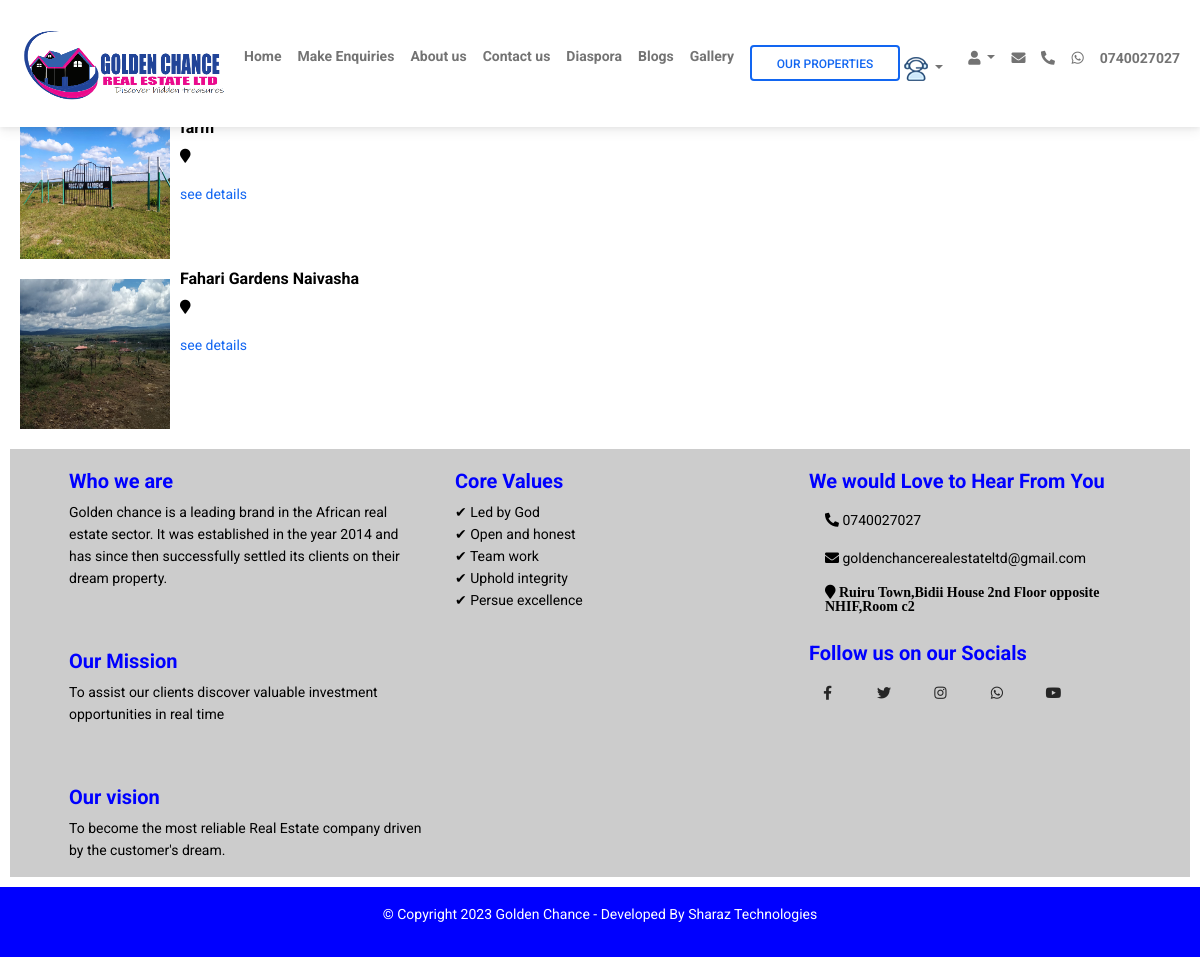
Page /Site/services/property.php on the earlier database version.
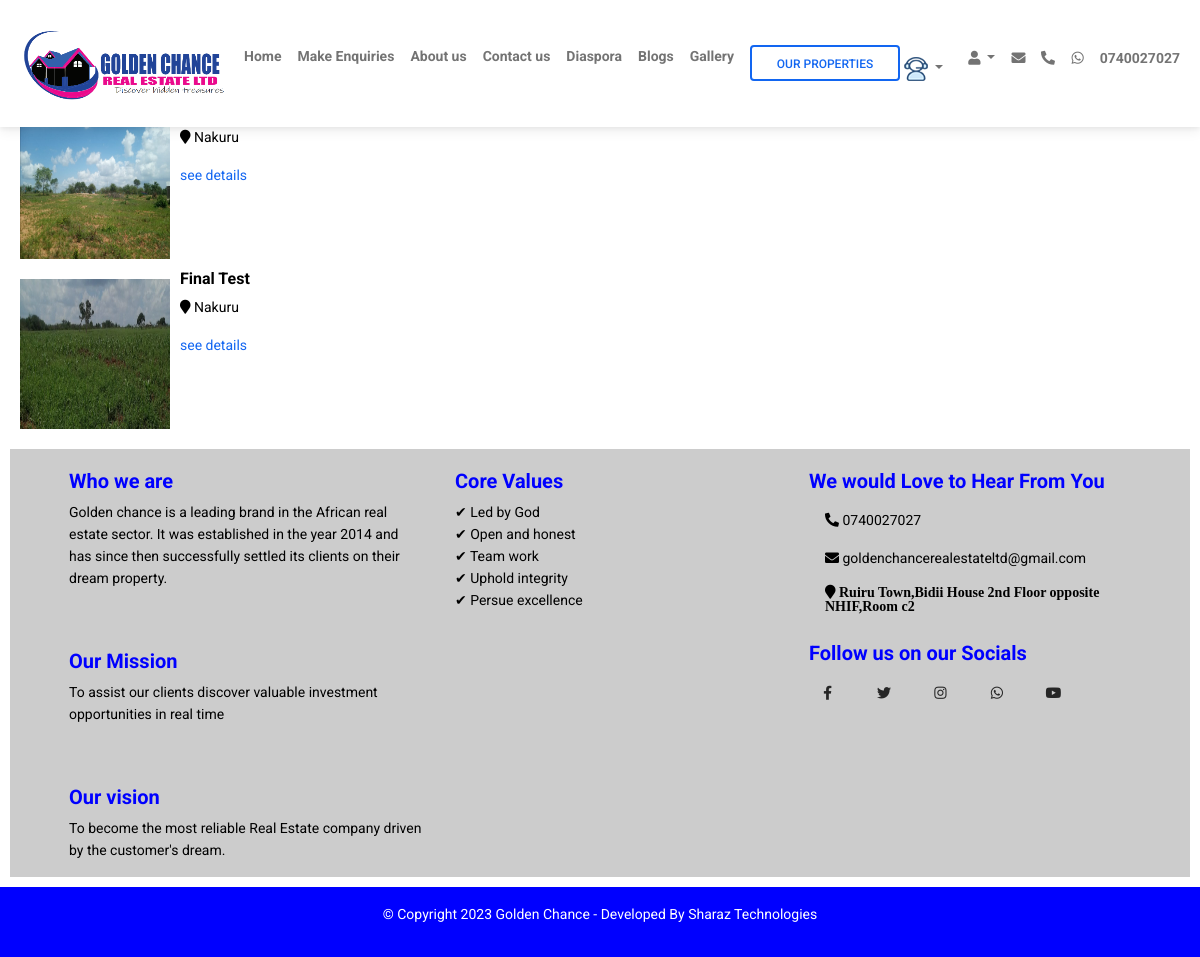
Same page on the later database version.
### tables this page shows
CREATE TABLE `products` (
  `id` int(11) NOT NULL,
  `productname` varchar(100) NOT NULL,
  `price` int(100) NOT NULL,
  `productinfo` varchar(100) NOT NULL,
  `productimage` varchar(100) NOT NULL,
  `ext` varchar(100) NOT NULL,
  `category` varchar(100) NOT NULL,
  `products` varchar(100) NOT NULL,
  `code` varchar(100) NOT NULL,
  `location` varchar(100) NOT NULL,
  `size` varchar(100) NOT NULL,
  `Date` date NOT NULL,
  `Time` time(1) NOT NULL
);

### Site/services/property.php (the view, shortened to what this page needs)
<!DOCTYPE html>
<html lang="en">
  <head>
    <link
      rel="stylesheet"
      href="https://use.fontawesome.com/releases/v5.15.2/css/all.css"
    />
    <link href="https://cdn.jsdelivr.net/npm/bootstrap@5.0.2/dist/css/bootstrap.min.css" rel="stylesheet">
    <link href="../css/cart.css" type="text/css" rel="stylesheet" />
    <link rel="stylesheet" href="../css/styles.css" />
    <link rel="stylesheet" href="../css/extrastyles.css" />
    <link rel="stylesheet" href="../php/Admin/css/admin.css" />
  </head>
  <body>
    <header>
      <?php require_once '../php/includes/header2.php'; ?>
    </header>
    <main class="mt-5">
    <br>
              <div class="more-properties">
                  <h5 style="color:black; font-weight:bold;">MORE PROPERTIES</h5>
                  <?php
                    require_once '../php/includes/config.php';
                    $sql="SELECT * FROM products order by id DESC LIMIT 2";
                    $stmt = $DBH->prepare($sql);
                    $stmt->execute();
                    while($row = $stmt->fetchObject()) {
                  ?>
                    <div class="properties"style="display:flex;">
                      <div class="property-img" style="margin:10px;">
                       <?php if($row->ext == 'mp4'){ ?>
                        <video style="width:150px; height:150px;margin-top:-50px;" controls>
                         <source src="<?php echo "../php/Admin/products/". "{$row->productimage}";?>" style="max-width:250px; height:200px;margin-left:auto;margin-right:auto;display:block;">
                        </video>
                       <?php }else{?>
                        <img src="<?php echo "../php/Admin/products/". "{$row->productimage}";?>" style="width:150px; height:150px;margin-left:auto;margin-right:auto;display:block;">
                       <?php }?>
                      </div>
                      <div class="property-info">
                        <h6 style="font-weight: bolder;"><?php echo $row->productname ?> </h6>
                        <p><i class="fa-map-marker fa"></i> <?php echo $row->location ?></p>
                        <a href="property.php?property=<?php echo $row->id ?>">see details</a>
                      </div>
                    </div>
                  <?php }?>
              </div>
    </main>
    <div class="footer">
     <?php require_once '../php/includes/footer.php'; ?>
    </div>
  </body>
</html>

Differences in the rows shown:
no longer on this page (row edited): products: productimage (picture)
no longer on this page (row edited): products: productimage (picture), productname "Fahari Gardens Naivasha"
added products: productimage (picture), location "Nakuru"
added products: productimage (picture), productname "Final Test", location "Nakuru"
